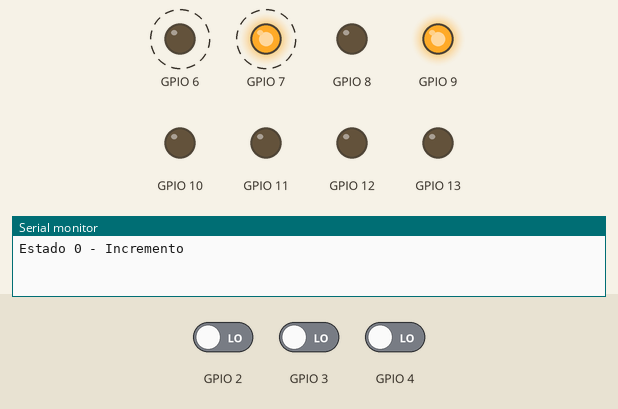
Recording of a sketch running on a simulated ESP32. Shown: output pins drawn as LEDs (lit = HIGH), the last lines printed to the serial monitor. Dashed ring = blinking. The inputs (shaded band) are chosen by the test bench; at power-on: GPIO 3 LOW, GPIO 4 LOW, GPIO 2 LOW.

Above: at 2.2 s.
2.3 s: GPIO 3 driven HIGH
At 2.3 s:
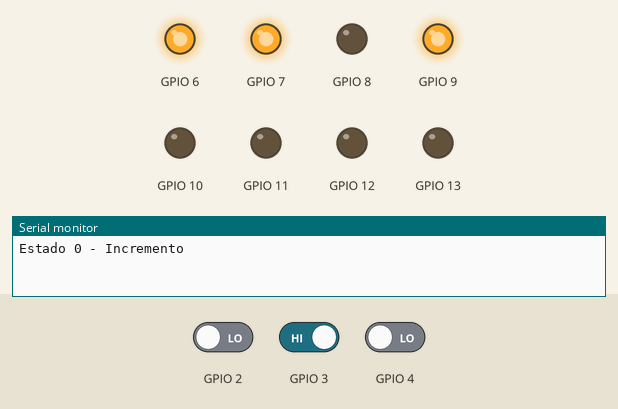
At 3.0 s:
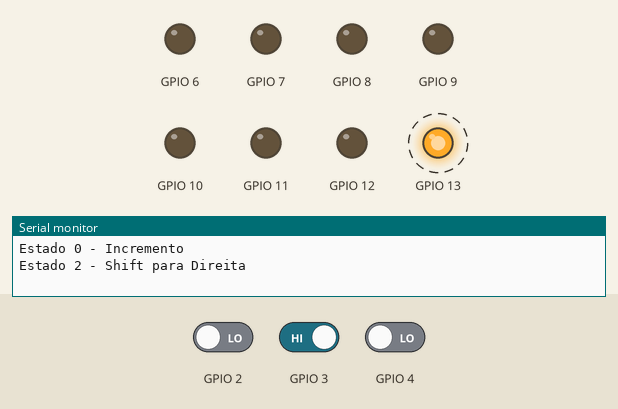
5.0 s: GPIO 4 driven HIGH
7.7 s: GPIO 2 driven HIGH
At 8.6 s:
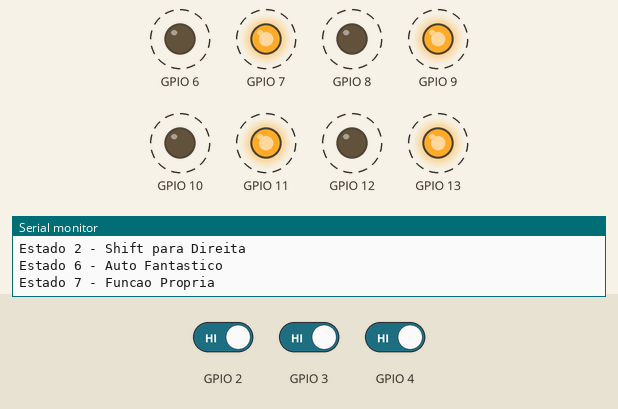
10.4 s: GPIO 3 driven LOW
13.1 s: GPIO 3 driven HIGH
15.8 s: GPIO 4 driven LOW
At 16.7 s:
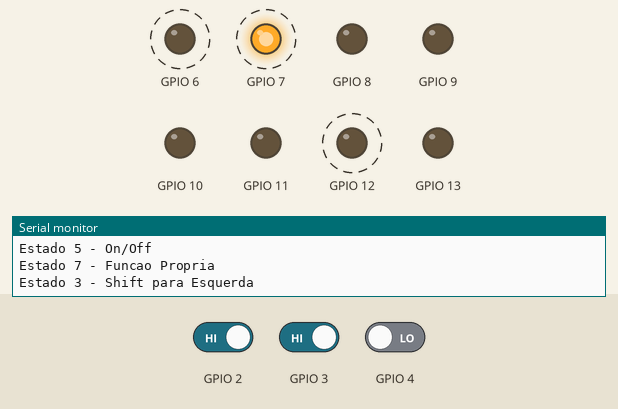
Timing chart, 0 to 29.9 s (numbered marks = the images above; inputs shaded):
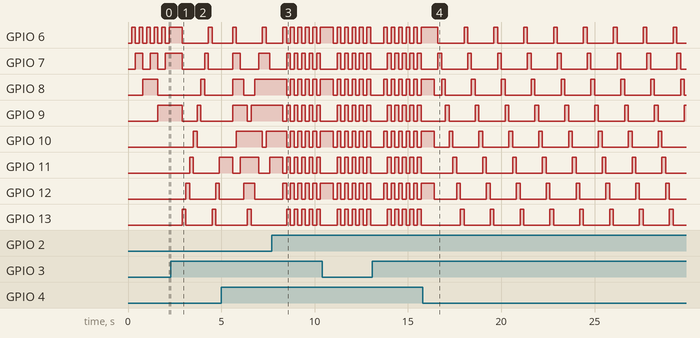

Measured:
- after the input at 2.3 s, GPIO 10: LOW → HIGH after 1.2 s instead of 0.90 s; GPIO 11: LOW → HIGH after 1.0 s, → LOW 0.20 s later, → HIGH 1.4 s later; GPIO 12: alternates HIGH for 0.20 s and LOW for 1.4 s, starting after 0.80 s; GPIO 13: alternates HIGH for 0.20 s and LOW for 1.4 s, starting after 0.60 s
- after the input at 7.7 s, GPIO 8, GPIO 13: alternates HIGH for 0.20 s and LOW for 0.20 s, starting after 0.80 s; GPIO 9, GPIO 12: alternates HIGH for 0.20 s and LOW for 0.20 s, starting after 0.60 s
- after the input at 15.8 s, GPIO 6, GPIO 7: alternates HIGH for 0.20 s and LOW for 1.4 s, starting after 0.81 s
- by itself, GPIO 6, GPIO 7: alternates HIGH for 0.20 s and LOW for 0.20 s

The sketch:

lab_led_v2.ino
```cpp
/*
  SISTEMAS EMBARCADOS I
  Experiencia 06 - Sequenciador de Leds
  Objetivo: acionamento de cargas simples
*/

// ==============================================================
// VARIAVEIS E PINOS
// ==============================================================
#define NUM_LEDS 8
#define delayVal 200

int leds[] = {6, 7, 8, 9, 10, 11, 12, 13};    // Arduino
//int leds[] = {15, 2, 0, 4, 16, 17, 5, 18};  // ESP32
int chaves[] = {4, 3, 2};  // Arduino
//int chaves[] = {34, 35, 32};  //ESP32
int estado = 0;
int estados[] = {0, 0, 0};

/*0 a 7
000 Contador ascendente - Incremento
001 Contador descendente - Decremento
010 Deslocamento a direita de 1 led
011 Deslocamento a esquerda de 1 led
100 Equalizador - 0x1,0x3,0x7,0xF,.....0xFF
101 Liga/desliga
110 knight Rider
111 Própria */
int ledStates[] = {0, 0, 0, 0, 0, 0, 0, 0};

// ==============================================================
// FUNCOES
// ==============================================================
// Setup leds com leds
void LedStream(int *p);
//Setup chaves
void SwitchStream(int *s);
// Le os valores das chaves
int readChaves(int *s);
// Seta o valor dos leds de acordo com um vetor
void setLeds(int *p, int *s);
// Desliga todos leds
void desligaLeds(int *l);

// Funcoes por estado:
void incremento(int *l);
void decremento(int *l);
void shiftDir(int *l);
void shiftEsq(int *l);
void equalizador(int *l);
void onOff(int *l);
void autoF(int *l);
void prop(int *l);

void setup()
{
  Serial.begin(9600);
  LedStream(leds);
  SwitchStream(chaves);
}

// ==============================================================
// LOOP PRINCIPAL
// ==============================================================
void loop()
{
  estado = readChaves(chaves);
  switch(estado){
    case 0:
      Serial.println("Estado 0 - Incremento");
      incremento(leds);
      break;
    case 1:
      Serial.println("Estado 1 - Decremento");
      decremento(leds);
      break;
    case 2:
      Serial.println("Estado 2 - Shift para Direita");
      shiftDir(leds);
      break;
    case 3:
      Serial.println("Estado 3 - Shift para Esquerda");
      shiftEsq(leds);
      break;
    case 4:
      Serial.println("Estado 4 - Equalizador");
      equalizador(leds);
      break;
    case 5:
      Serial.println("Estado 5 - On/Off");
      onOff(leds);
      break;
    case 6:
      Serial.println("Estado 6 - Auto Fantastico");
      autoF(leds);
      break;
    case 7:
      Serial.println("Estado 7 - Funcao Propria");
      prop(leds);
      break;
  }

  delay(500);
}

// ==============================================================
// FUNCOES AUXILIARES
// ==============================================================
void LedStream(int *p){
  for(int i = 0; i < 8; i++){
    pinMode(*p, OUTPUT);
    digitalWrite(*p, LOW);
    p++;
  }
}

// **************************************************************
void SwitchStream(int *s){
  for(int i = 0; i < 3; i++){
    pinMode(*s, INPUT);
    s++;
  }
}

// **************************************************************
int readChaves(int *sw){
  //estados[] = {0, 0, 0};
  estados[0] = digitalRead(*sw);
  estados[1] = digitalRead(*(sw+1));
  estados[2] = digitalRead(*(sw+2));

  if (estados[0] == 0 && estados[1] == 0 && estados[2] == 0){
    return 0;
  } else if (estados[0] == 0 && estados[1] == 0 && estados[2] == 1){
    return 1;
  } else if (estados[0] == 0 && estados[1] == 1 && estados[2] == 0){
    return 2;
  } else if (estados[0] == 0 && estados[1] == 1 && estados[2] == 1){
    return 3;
  } else if (estados[0] == 1 && estados[1] == 0 && estados[2] == 0){
    return 4;
  } else if (estados[0] == 1 && estados[1] == 0 && estados[2] == 1){
    return 5;
  } else if (estados[0] == 1 && estados[1] == 1 && estados[2] == 0){
    return 6;
  } else if (estados[0] == 1 && estados[1] == 1 && estados[2] == 1){
    return 7;
  }
}


// **************************************************************
// Parametros - LEDs e Estado
void setLeds(int *p, int *s){
  for(int i = 0; i < NUM_LEDS; i++){
    digitalWrite(*p, *s);
    p++;
    s++;
  }
}

// **************************************************************
void desligaLeds(int *l){
  for(int i = 0; i < NUM_LEDS; i++){
    digitalWrite(*l, LOW);
    l++;
  }
}

// **************************************************************
void int2vec(int counter, int *st){
  int mask = 1;
  for(int i = 0; i < NUM_LEDS; i++){
	st[i] = counter & (mask<<i);
  }
}


// ==============================================================
// FUNCOES DE ORDEM DOS LEDS
// ==============================================================
// 0 - INCREMENTO

void incremento(int *l){
  // Estado inicial dos leds:
  int st[] = {0, 0, 0, 0, 0, 0, 0, 0};
  // Variaveis da funcao
  int counter = 0;
  while(1){
    // Se mudou a chave acionada:
    estado = readChaves(chaves);
    if (estado != 0){
      break;
    } else {
        int2vec(counter,st);
        setLeds(l, st);
      	delay(delayVal);
        counter++;
      }
  }
}

// **************************************************************
// 1 - DECREMENTO
void decremento(int *l){
  // Estado inicial dos leds:
  int st[] = {1, 1, 1, 1, 1, 1, 1, 1};
  // Variaveis da funcao
  int counter = 0xff;
  while(1){
    // Se mudou a chave acionada:
    estado = readChaves(chaves);
    if (estado != 1){
      break;
    } else {
        int2vec(counter,st);
        setLeds(l, st);
      	delay(delayVal);
        counter--;
    }
  }
}

// **************************************************************
// 2 - SHIFT DIR
void shiftDir(int *l){
  // Estado inicial dos leds:
  int st[] = {0, 0, 0, 0, 0, 0, 0, 0};
  // Variaveis da funcao
  int var = 0x80;
  while(1){
    // Se mudou a chave acionada:
    estado = readChaves(chaves);
    if (estado != 2){
      break;
    } else {
      if (var != 0){
        int2vec(var,st);
        setLeds(l, st);
      	delay(delayVal);
        var = var>>1;
      } else{
        var = 0x80;
      }
    }
  }
}

// **************************************************************
// 3 - SHIFT ESQ
void shiftEsq(int *l){
  // Estado inicial dos leds:
  int st[] = {0, 0, 0, 0, 0, 0, 0, 0};
  // Variaveis da funcao
  int var = 0x01;
  while(1){
    // Se mudou a chave acionada:
    estado = readChaves(chaves);
    if (estado != 3){
      break;
    } else {
      if (var != 0x100){
        int2vec(var,st);
        setLeds(l, st);
      	delay(delayVal);
        var = var<<1;
      } else {
        var = 0x01;
      }
    }
  }
}

// **************************************************************
// 4 - EQUALIZADOR
void equalizador(int *l){
  // Estado inicial dos leds:
  int st[] = {0, 0, 0, 0, 0, 0, 0, 0};
  setLeds(l, st);

  // Variaveis da funcao
  int max[] = {5, 3, 7, 4, 4, 5, 7, 6};
  int *pt_leds = l;  // ponteiro pra led
  int pt_max = 0; // valor no vetor
  int inc = 1; // 1: inc, 0: dec

  while(1){
    // Se mudou a chave acionada:
    estado = readChaves(chaves);
    if (estado != 4){
      break;
    } else {
      // Se eh um incremento
      if (inc) {
        // Se atingiu o ultimo led:
        if (pt_leds == l+max[pt_max]) {
            // comeca a decrementar
          inc = 0;
        } else {
            // Senao eh o ultimo
            // Liga o led apontado e passa pro prox
          digitalWrite(*pt_leds, HIGH);
          pt_leds++;
        }
      }
      // Se eh decremento
      if (!inc) {
        // Se atingiu o ultimo led:
        if (pt_leds == l-1) {
          // comeca a incrementar
            inc = 1;
            // Passa prox max valor:
            // - Se estourou o vetor:
            if (pt_max >= 7){
              pt_max = 0;
            } else { // Senao
              pt_max++;
            }
        } else {
            // Senao eh o ultimo
            // Desliga o led apontado e passa pro ant
          digitalWrite(*pt_leds, LOW);
          pt_leds--;
        }
      }
    }
    delay(delayVal);
  }
}

// **************************************************************
// 5 - ON/OFF
void onOff(int *l){
  // Estado inicial dos leds:
  int st[] = {0, 0, 0, 0, 0, 0, 0, 0};
  // Variaveis da funcao
  int state = 0;

  while(1){
    // Se mudou a chave acionada:
    estado = readChaves(chaves);
    if (estado != 5){
      break;
    } else {
      // Altera entre os estados on e off
      int2vec(state,st);
      setLeds(l, st);
      delay(delayVal);
      state = ~state;
    }
  }
}

// **************************************************************
// 6 - Knight Rider
void autoF(int *l){
  // Estado inicial dos leds:
  int off[] = {0, 0, 0, 0, 0, 0, 0, 0};

  // Variaveis da funcao
  int *pt_led_i = l;    // ponteiro para o led inicial
  int *pt_led_f = pt_led_i+4; // ponteiro para o led final
  int inc = 1;

  while(1){
    // Se mudou a chave acionada:
    estado = readChaves(chaves);
    if (estado != 6){
      break;
    } else {
      setLeds(l, off);
      for (int* i = pt_led_i; i < pt_led_f; i++){
        digitalWrite(*i, HIGH);
      }

      if (pt_led_f == l+NUM_LEDS){
        inc = 0;
      } else if (pt_led_i == l){
        inc = 1;
      }

      if (inc) {
        pt_led_i++;
        pt_led_f++;
      } else {
        pt_led_i--;
        pt_led_f--;
      }

      delay(delayVal);
    }
  }
}

// **************************************************************
// 7 - PROPRIA: PISCA-PISCA ALTERNADO
void prop(int *l){
  // Estado inicial dos leds:
  int off[] = {0, 0, 0, 0, 0, 0, 0, 0};
  setLeds(l, off);

  // Variaveis da funcao
  int par[] = {1, 0, 1, 0, 1, 0, 1, 0};
  int impar[] = {0, 1, 0, 1, 0, 1, 0, 1};
  int state = 0;

  while(1){
    // Se mudou a chave acionada:
    estado = readChaves(chaves);
    if (estado != 7){
      break;
    } else {
      // Altera entre os estados par e impar
      if (state == 0){
        setLeds(l, par);
        state = 1;
      } else {
        setLeds(l, impar);
        state = 0;
      }
      delay(delayVal);
    }
  }
}
```
